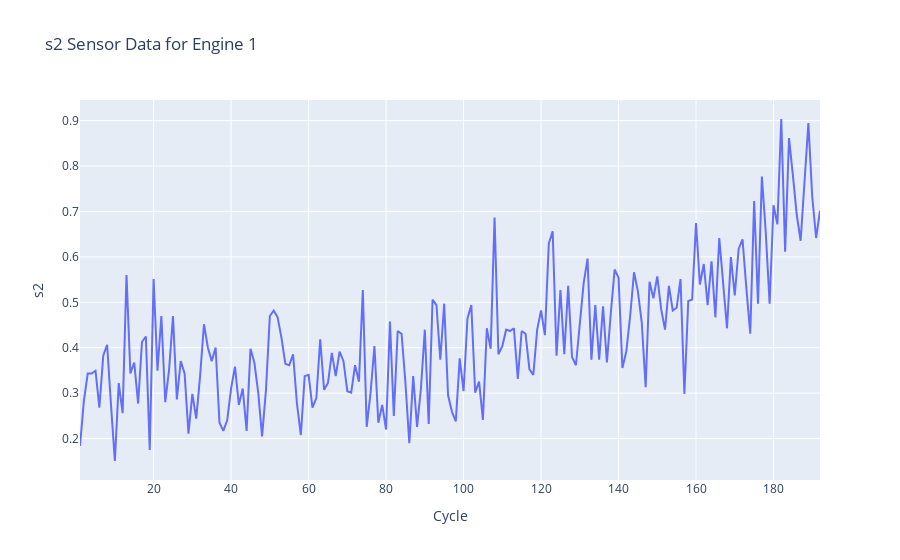

The cell this chart's notebook holds for it:
### Markdown cell above
## Plottting a specific the sensor data for engine ID:1

### Code cell
sensor_col = sensor_cols[1]  # We must choose any sensor column here

fig = px.line(train_df[train_df['id'] == 1], x='cycle', y=sensor_col, 
              title=f'{sensor_col} Sensor Data for Engine 1')
fig.update_layout(xaxis_title='Cycle', yaxis_title=sensor_col)
fig.show()

### Figure 1 — Plotly figure (JSON) as saved in the notebook; plotly's stock layout.template omitted (floating-point values rounded to 4 significant figures; data arrays with more than 128 entries replaced by an {"elided": "..."} marker saying what was removed)
{"data": [{"hovertemplate": "cycle=%{x}<br>s2=%{y}<extra></extra>", "legendgroup": "", "line": {"color": "#636efa", "dash": "solid"}, "marker": {"symbol": "circle"}, "mode": "lines", "name": "", "orientation": "v", "showlegend": false, "type": "scatter", "x": {"elided": "192 int values"}, "xaxis": "x", "y": {"elided": "192 float values"}, "yaxis": "y"}], "layout": {"legend": {"tracegroupgap": 0}, "title": {"text": "s2 Sensor Data for Engine 1"}, "xaxis": {"anchor": "y", "domain": [0, 1], "title": {"text": "Cycle"}}, "yaxis": {"anchor": "x", "domain": [0, 1], "title": {"text": "s2"}}}}
